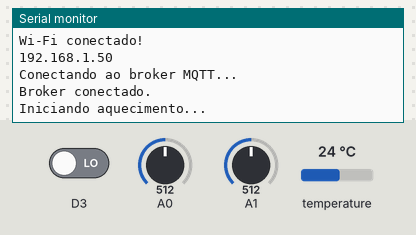
Simulated run of this program. Board: Arduino Uno R4 WiFi. Parts: the last lines printed to the serial monitor. The test bench sets the inputs (shaded band); at power-on: A0 = 512, A1 = 512, D3 LOW, temperature 24 °C. WiFi joins after 1.5 s; servers stay silent unless stated; no MQTT or app messages arrive unless stated.

Above: at 2.7 s.
2.8 s: A0 set to 716
At 7.2 s:
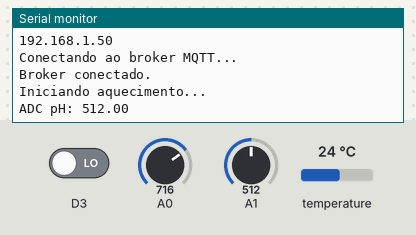
13.0 s: A1 set to 716
At 22.7 s:
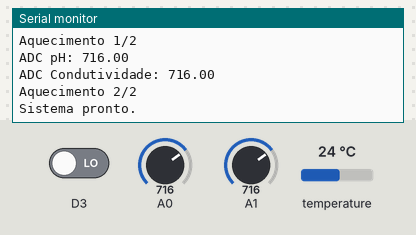

The program:

main.cpp
```cpp
#include <Arduino.h>

#include "Pins.h"
#include "Config.h" // <-- Suas variáveis const char* estão aqui dentro!

#include <PhSensor.h>
#include <CondutSensor.h>
#include <TemperatureSensor.h>
#include <LevelWaterSensor.h>

#include <WifiManager.h>
#include <MqttManager.h>

#include <Firmware.h>

// Sensores
PhSensor sensorPH(PH);
CondutSensor sensorCondutividade(CONDUCTIVITY);
SensorTemperatura sensorTemperatura(TEMPERATURE);
SensorNivelAgua sensorNivelAgua(WATER);

// Wi-Fi
WifiManager wifiManager;

// MQTT
MqttManager mqttManager(wifiManager.getClient());

// Configurações
extern const unsigned long TEMPO_TURNO = 5000;
extern const unsigned long INTERVALO_LEITURA = 100;
extern const uint8_t CICLOS_AQUECIMENTO = 2;

// Controle
bool turnoPH = true;

bool aquecimentoConcluido = false;
uint8_t ciclosConcluidos = 0;

unsigned long inicioTurno = 0;
unsigned long ultimaLeitura = 0;

float ultimoPH = NAN;
float ultimaCondutividade = NAN;
float ultimaTemperatura = NAN;
bool ultimoNivelAgua = false;

bool dadosProntos = false;

String dynamicClientId = "";

void setup()
{
    Serial.begin(115200);

    // Wi-Fi
    wifiManager.begin();
    // Atualizado para usar os novos nomes do Config.h
    wifiManager.connect(CONF_SSID, CONF_PASSWORD);

    // MQTT
    mqttManager.begin();

    // ESCALABILIDADE: Gerando o Client ID único a partir do MAC da Arduino Uno R4
    uint8_t mac[6];
    WiFi.macAddress(mac);

    dynamicClientId = "Arduino-";
    for (int i = 0; i < 6; i++) {
        if (mac[i] < 0x10) dynamicClientId += "0";
        dynamicClientId += String(mac[i], HEX);
    }
    dynamicClientId.toUpperCase();

    // Atualizado para usar os novos nomes do Config.h e o ID dinâmico global
    mqttManager.connect(dynamicClientId.c_str(), CONF_MQTT_USER, CONF_MQTT_PASS);

    // Sensores
    sensorPH.begin();
    sensorCondutividade.begin();
    sensorTemperatura.begin();
    sensorNivelAgua.begin();

    sensorTemperatura.solicitarLeitura();
    sensorPH.iniciarLeituras();

    inicioTurno = millis();

    Serial.println("Iniciando aquecimento...");
}

void loop()
{
    manterConexoes(dynamicClientId.c_str());

    coletarLeituras();

    alternarTurnos();

    // Lembre-se de usar a variável `topico_pub` dentro do seu gerenciador/função de publicação!
    publicarDados();
}
```

Config.h
```cpp
#ifndef CONFIG_H
#define CONFIG_H

// Usando nomes em maiúsculo para não quebrar as variáveis internas da biblioteca WiFi
#define CONF_SSID          WIFI_SSID
#define CONF_PASSWORD      WIFI_PASSWORD
#define CONF_MQTT_SERVER   MQTT_BROKER
#define CONF_MQTT_USER     MQTT_USERNAME
#define CONF_MQTT_PASS     MQTT_PASSWORD
#define CONF_MQTT_PORT     MQTT_PORT
#define CONF_TOPICO_PUB    MQTT_TOPIC

#endif
```

Pins.h
```cpp
#ifndef PINS_H
#define PINS_H

#define TEMPERATURE 2
#define WATER 3
#define CONDUCTIVITY A0
#define PH A1

#endif
```

Measured:
- after the input at 13.0 s, the serial monitor: prints a new line after 3.6 s (image 2)
